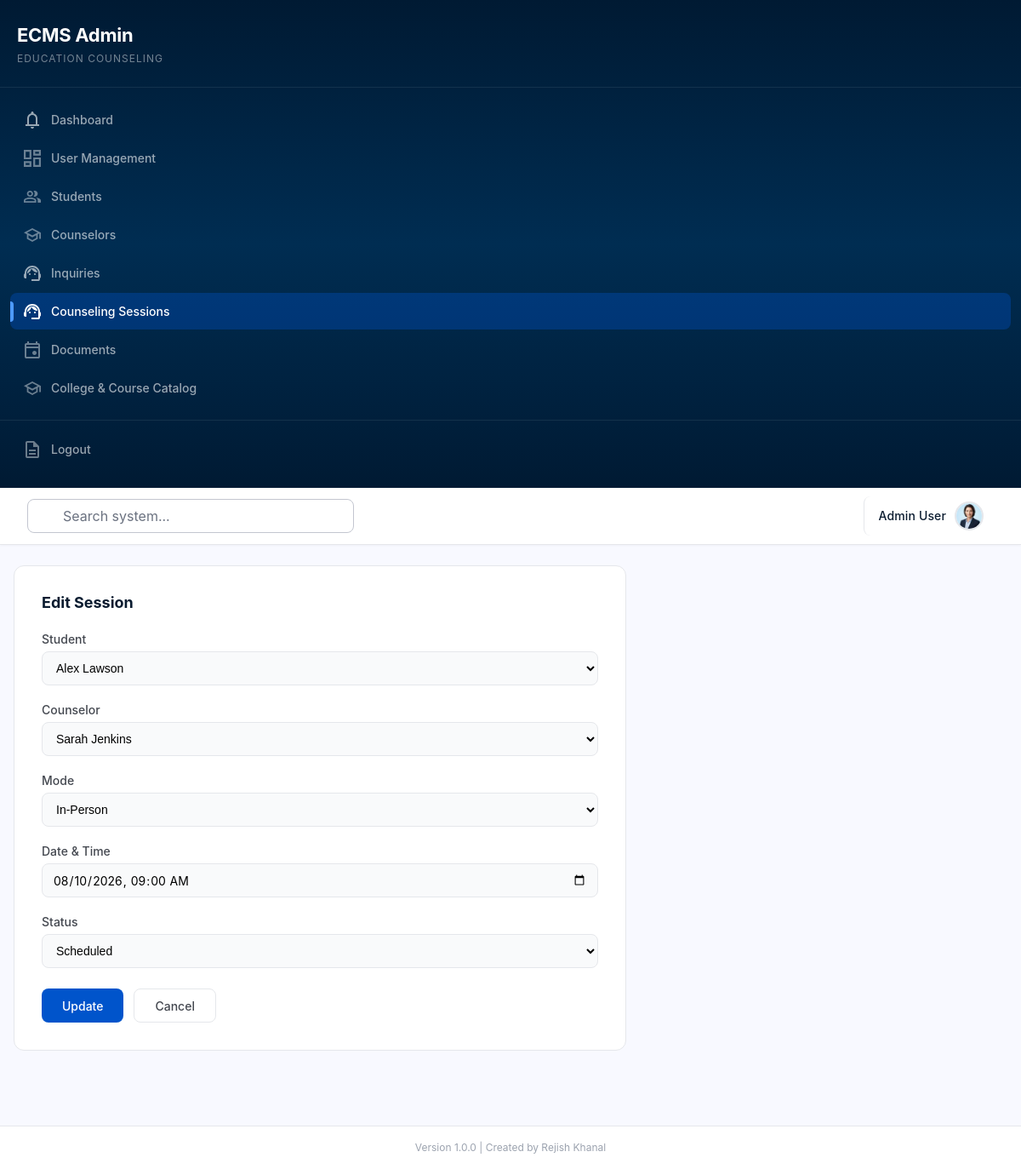
The app's page /admin/sessions/1/edit (signed in) with its own data.
### tables this page shows
CREATE TABLE IF NOT EXISTS sessions (
    id INT AUTO_INCREMENT PRIMARY KEY,
    session_id VARCHAR(50) UNIQUE,
    student_id INT,
    counselor_id INT,
    mode ENUM('In-Person', 'Video Call') DEFAULT 'In-Person',
    datetime DATETIME,
    status ENUM('scheduled', 'completed', 'cancelled', 'in-progress') DEFAULT 'scheduled',
    created_at TIMESTAMP DEFAULT CURRENT_TIMESTAMP,
    FOREIGN KEY (student_id) REFERENCES students(id) ON DELETE SET NULL,
    FOREIGN KEY (counselor_id) REFERENCES counselors(id) ON DELETE SET NULL
);

CREATE TABLE IF NOT EXISTS students (
    id INT AUTO_INCREMENT PRIMARY KEY,
    student_id VARCHAR(50) UNIQUE,
    name VARCHAR(255) NOT NULL,
    email VARCHAR(255) UNIQUE NOT NULL,
    education_level VARCHAR(50),
    counselor_id INT,
    status ENUM('active', 'inactive') DEFAULT 'active',
    created_at TIMESTAMP DEFAULT CURRENT_TIMESTAMP,
    FOREIGN KEY (counselor_id) REFERENCES counselors(id) ON DELETE SET NULL
);

CREATE TABLE IF NOT EXISTS counselors (
    id INT AUTO_INCREMENT PRIMARY KEY,
    name VARCHAR(255) NOT NULL,
    email VARCHAR(255) UNIQUE NOT NULL,
    specialization VARCHAR(100),
    max_students INT DEFAULT 50,
    status ENUM('available', 'unavailable') DEFAULT 'available',
    created_at TIMESTAMP DEFAULT CURRENT_TIMESTAMP
);

### backend/controllers/SessionController.php (called while the page is built, shortened)
<?php
require_once MODEL_PATH . '/Session.php';
require_once MODEL_PATH . '/Student.php';
require_once MODEL_PATH . '/Counselor.php';
class SessionController extends Controller {
    private $sessionModel;
    private $studentModel;
    private $counselorModel;
    public function __construct() {
        $this->sessionModel = new Session();
        $this->studentModel = new Student();
        $this->counselorModel = new Counselor();
    }
    public function edit($id) {
        $session = $this->sessionModel->getById($id);
        $students = $this->studentModel->getAll();
        $counselors = $this->counselorModel->getAvailable();
        $this->view('admin/sessions/edit', [
            'pageTitle' => 'Edit Session',
            'pageDescription' => 'Update session details.',
            'currentPage' => 'sessions',
            'session' => $session,
            'students' => $students,
            'counselors' => $counselors,
        ]);
    }
}

### backend/core/Router.php (called while the page is built, shortened)
<?php
class Router {
    private $routes = [];
    public function get($path, $handler) {
        $this->routes['GET'][$path] = $handler;
        return $this;
    }
    public function post($path, $handler) {
        $this->routes['POST'][$path] = $handler;
        return $this;
    }
    public function dispatch() {
        $method = $_SERVER['REQUEST_METHOD'];
        $uri = parse_url($_SERVER['REQUEST_URI'], PHP_URL_PATH);
        $uri = rtrim($uri, '/') ?: '/';
        if (isset($this->routes[$method])) {
            foreach ($this->routes[$method] as $route => $handler) {
                $pattern = $this->convertToRegex($route);
                if (preg_match($pattern, $uri, $matches)) {
                    $params = array_filter($matches, 'is_string', ARRAY_FILTER_USE_KEY);
                    return $this->callHandler($handler, $params);
                }
            }
        }
    }
    private function convertToRegex($route) {
        $pattern = preg_replace('/\{([a-zA-Z_]+)\}/', '(?P<$1>[^/]+)', $route);
        return '#^' . $pattern . '$#';
    }
    private function callHandler($handler, $params) {
        if (is_array($handler)) {
            $controller = new $handler[0]();
            $method = $handler[1];
            return call_user_func_array([$controller, $method], $params);
        }
    }
}

### index.php (called while the page is built, shortened)
<?php
require_once BACKEND_PATH . '/core/Router.php';
require_once BACKEND_PATH . '/core/helpers.php';
require_once BACKEND_PATH . '/config/database.php';
require_once CONTROLLER_PATH . '/DashboardController.php';
require_once CONTROLLER_PATH . '/SessionController.php';
$router = new Router();
$router->get('/', function() {
    redirect(url('/login'));
});
$router->get('/login', function() {
    if (isLoggedIn()) {
        redirectToDashboard();
    }
    require VIEW_PATH . '/auth/login.php';
});
$router->post('/login', function() {
    if (!verify_csrf()) {
        $_SESSION['error'] = 'Invalid session token. Please try again.';
        redirect(url('/login'));
    }
    $email = trim($_POST['email'] ?? '');
    $password = $_POST['password'] ?? '';
    $remember = !empty($_POST['remember']);
    $errors = [];
    if ($email === '') {
        $errors[] = 'Email address is required.';
    } elseif (!filter_var($email, FILTER_VALIDATE_EMAIL)) {
        $errors[] = 'Please enter a valid email address.';
    }
    if ($password === '') {
        $errors[] = 'Password is required.';
    }
    if ($errors) {
        $_SESSION['error'] = implode(' ', $errors);
        $_SESSION['old'] = ['email' => $email];
        redirect(url('/login'));
    }
    $db = getDB();
    $stmt = $db->prepare("SELECT * FROM users WHERE email = ? LIMIT 1");
    $stmt->execute([$email]);
    $user = $stmt->fetch();
    if (!$user || !password_verify($password, $user['password'])) {
        $_SESSION['error'] = 'Invalid email or password.';
        redirect(url('/login'));
    }
    if ($user['status'] !== 'active') {
        $_SESSION['error'] = 'Your account has been deactivated. Please contact an administrator.';
        redirect(url('/login'));
    }
    session_regenerate_id(true);
    $authUser = $user;
    unset($authUser['password']);
    $_SESSION['user_id'] = $user['id'];
    $_SESSION['user'] = $authUser;
    unset($_SESSION['old']);
    if ($remember) {
        setRememberCookie($user);
    }
    redirectToDashboard($user['role']);
});
$router->get('/logout', function() {
    clearRememberCookie();
    session_destroy();
    redirect(url('/login'));
});
$router->get('/register', function() {
    require VIEW_PATH . '/auth/student-registration.php';
});
$router->get('/admin/dashboard', ['DashboardController', 'index']);
$router->get('/student/dashboard', ['StudentController', 'dashboard']);
$router->get('/student/sessions', ['StudentController', 'sessions']);
$router->get('/student/documents', ['StudentController', 'documents']);
$router->post('/student/documents/{id}/submit', ['StudentController', 'submitDocument']);
$router->get('/student/inquiries', ['StudentController', 'inquiries']);
$router->post('/student/inquiries/store', ['StudentController', 'storeInquiry']);
$router->get('/student/profile', ['StudentController', 'profile']);
$router->post('/student/profile/update', ['StudentController', 'updateProfile']);
$router->get('/counselor/dashboard', ['CounselorController', 'dashboard']);
$router->get('/counselor/documents', ['CounselorController', 'documents']);
$router->get('/counselor/documents/assign', ['CounselorController', 'assignCreate']);
$router->post('/counselor/documents/assign/store', ['CounselorController', 'assignStore']);
$router->get('/admin/profile', ['DashboardController', 'profile']);
$router->post('/admin/profile/update', ['DashboardController', 'updateProfile']);
$router->get('/admin/students', ['StudentController', 'index']);
$router->get('/admin/students/create', ['StudentController', 'create']);
$router->post('/admin/students/store', ['StudentController', 'store']);
$router->get('/admin/students/{id}', ['StudentController', 'show']);
$router->get('/admin/students/{id}/edit', ['StudentController', 'edit']);
$router->post('/admin/students/{id}/update', ['StudentController', 'update']);
$router->post('/admin/students/{id}/delete', ['StudentController', 'destroy']);
$router->get('/admin/counselors', ['CounselorController', 'index']);
$router->get('/admin/counselors/create', ['CounselorController', 'create']);
$router->post('/admin/counselors/store', ['CounselorController', 'store']);
$router->get('/admin/counselors/{id}', ['CounselorController', 'show']);
$router->get('/admin/counselors/{id}/edit', ['CounselorController', 'edit']);
$router->post('/admin/counselors/{id}/update', ['CounselorController', 'update']);
$router->post('/admin/counselors/{id}/delete', ['CounselorController', 'destroy']);
$router->get('/admin/sessions', ['SessionController', 'index']);
$router->get('/admin/sessions/create', ['SessionController', 'create']);
$router->post('/admin/sessions/store', ['SessionController', 'store']);
$router->get('/admin/sessions/{id}', ['SessionController', 'show']);
$router->get('/admin/sessions/{id}/edit', ['SessionController', 'edit']);
$router->post('/admin/sessions/{id}/update', ['SessionController', 'update']);
$router->post('/admin/sessions/{id}/delete', ['SessionController', 'destroy']);
$router->get('/admin/documents', ['DocumentController', 'index']);
$router->get('/admin/documents/review-queue', ['DocumentController', 'reviewQueue']);
$router->post('/admin/documents/{id}/review', ['DocumentController', 'review']);
$router->get('/admin/documents/student/{student_id}', ['DocumentController', 'studentDocs']);
$router->get('/admin/documents/create', ['DocumentController', 'create']);
$router->post('/admin/documents/store', ['DocumentController', 'store']);
$router->get('/admin/documents/assign', ['DocumentController', 'assignCreate']);
$router->post('/admin/documents/assign/store', ['DocumentController', 'assignStore']);
$router->get('/admin/documents/{id}', ['DocumentController', 'show']);
$router->get('/admin/documents/{id}/edit', ['DocumentController', 'edit']);
$router->post('/admin/documents/{id}/update', ['DocumentController', 'update']);
$router->post('/admin/documents/{id}/delete', ['DocumentController', 'destroy']);
$router->get('/admin/inquiries', ['InquiryController', 'index']);
$router->get('/admin/inquiries/{id}', ['InquiryController', 'show']);
$router->post('/admin/inquiries/{id}/assign', ['InquiryController', 'assign']);
$router->post('/admin/inquiries/{id}/auto-assign', ['InquiryController', 'autoAssign']);
$router->post('/admin/inquiries/{id}/delete', ['InquiryController', 'destroy']);
$router->get('/admin/catalog', ['CatalogController', 'index']);
$router->get('/admin/catalog/college/create', ['CatalogController', 'collegeCreate']);
$router->post('/admin/catalog/college/store', ['CatalogController', 'collegeStore']);
$router->get('/admin/catalog/college/{id}/edit', ['CatalogController', 'collegeEdit']);
$router->post('/admin/catalog/college/{id}/update', ['CatalogController', 'collegeUpdate']);
$router->post('/admin/catalog/college/{id}/delete', ['CatalogController', 'collegeDelete']);
$router->get('/admin/catalog/course/create', ['CatalogController', 'courseCreate']);
$router->post('/admin/catalog/course/store', ['CatalogController', 'courseStore']);
$router->get('/admin/catalog/course/{id}/edit', ['CatalogController', 'courseEdit']);
$router->post('/admin/catalog/course/{id}/update', ['CatalogController', 'courseUpdate']);
$router->post('/admin/catalog/course/{id}/delete', ['CatalogController', 'courseDelete']);
$router->get('/admin/users', ['UserController', 'index']);
$router->get('/admin/users/create', ['UserController', 'create']);
$router->post('/admin/users/store', ['UserController', 'store']);
$router->get('/admin/users/{id}', ['UserController', 'show']);
$router->get('/admin/users/{id}/edit', ['UserController', 'edit']);
$router->post('/admin/users/{id}/update', ['UserController', 'update']);
$router->post('/admin/users/{id}/delete', ['UserController', 'destroy']);
$router->notFound(function() {
    http_response_code(404);
    require VIEW_PATH . '/errors/404.php';
});
$router->dispatch();

### backend/config/database.php (called while the page is built, shortened)
<?php
class Database {
    private static $instance = null;
    private $connection;
    private function __construct() {
        $this->host = getenv('DB_HOST');
        $this->port = getenv('DB_PORT');
        $this->dbname = getenv('DB_DATABASE');
        $this->username = getenv('DB_USERNAME');
        $this->password = getenv('DB_PASSWORD');
        try {
            $dsn = "mysql:host={$this->host};port={$this->port};dbname={$this->dbname};charset=utf8mb4";
            $this->connection = new PDO($dsn, $this->username, $this->password, [
                PDO::ATTR_ERRMODE => PDO::ERRMODE_EXCEPTION,
                PDO::ATTR_DEFAULT_FETCH_MODE => PDO::FETCH_ASSOC,
                PDO::ATTR_EMULATE_PREPARES => false
            ]);
        } catch (PDOException $e) {
            die("Database connection failed: " . $e->getMessage());
        }
    }
    public static function getInstance() {
        if (self::$instance === null) {
            self::$instance = new self();
        }
        return self::$instance;
    }
    public function getConnection() {
        return $this->connection;
    }
}
function getDB() {
    return Database::getInstance()->getConnection();
}

### backend/models/Session.php (called while the page is built, shortened)
<?php
class Session {
    private $db;
    private $table = 'sessions';
    public function __construct() {
        $this->db = getDB();
    }
    public function getById($id) {
        $stmt = $this->db->prepare(
            "SELECT s.*, st.name AS student_name, c.name AS counselor_name
             FROM {$this->table} s
             LEFT JOIN students st ON s.student_id = st.id
             LEFT JOIN counselors c ON s.counselor_id = c.id
             WHERE s.id = ?"
        );
        $stmt->execute([$id]);
        return $stmt->fetch();
    }
}

### backend/core/helpers.php (called while the page is built, shortened)
<?php
function e($value) {
    return htmlspecialchars($value ?? '', ENT_QUOTES, 'UTF-8');
}
function url($path = '') {
    $base = rtrim(dirname($_SERVER['SCRIPT_NAME']), '/');
    return $base . '/' . ltrim($path, '/');
}

### backend/models/Student.php (called while the page is built, shortened)
<?php
class Student {
    private $db;
    private $table = 'students';
    public function __construct() {
        $this->db = getDB();
    }
    public function getAll($filters = []) {
        $sql = "SELECT s.*, c.name AS counselor_name FROM {$this->table} s LEFT JOIN counselors c ON s.counselor_id = c.id WHERE 1=1";
        $params = [];
        $sql .= " ORDER BY created_at DESC";
        $stmt = $this->db->prepare($sql);
        $stmt->execute($params);
        return $stmt->fetchAll();
    }
}

### backend/models/Counselor.php (called while the page is built, shortened)
<?php
class Counselor {
    private $db;
    private $table = 'counselors';
    public function __construct() {
        $this->db = getDB();
    }
    public function getAvailable() {
        $stmt = $this->db->prepare("SELECT * FROM {$this->table} WHERE status = 'available' ORDER BY name");
        $stmt->execute();
        return $stmt->fetchAll();
    }
}

### backend/views/admin/sessions/edit.php (the view, shortened to what this page needs)
<div class="form-card">
    <h3>Edit Session</h3>
    <form method="POST" action="<?php echo url('/admin/sessions/' . $session['id'] . '/update'); ?>">
        <div class="form-group"><label>Student</label><select name="student_id" required><?php foreach ($students as $st): ?><option value="<?php echo e($st['id']); ?>" <?php echo ($session['student_id'] ?? '') == $st['id'] ? 'selected' : ''; ?>><?php echo e($st['name']); ?></option><?php endforeach; ?></select></div>
        <div class="form-group"><label>Counselor</label><select name="counselor_id" required><?php foreach ($counselors as $c): ?><option value="<?php echo e($c['id']); ?>" <?php echo ($session['counselor_id'] ?? '') == $c['id'] ? 'selected' : ''; ?>><?php echo e($c['name']); ?></option><?php endforeach; ?></select></div>
        <div class="form-group"><label>Mode</label><select name="mode"><option value="In-Person" <?php echo ($session['mode'] ?? '') === 'In-Person' ? 'selected' : ''; ?>>In-Person</option></select></div>
        <div class="form-group"><label>Date & Time</label><input type="datetime-local" name="datetime" value="<?php echo e($session['datetime'] ?? ''); ?>" required></div>
        <div class="form-group"><label>Status</label><select name="status"><option value="scheduled" <?php echo ($session['status'] ?? '') === 'scheduled' ? 'selected' : ''; ?>>Scheduled</option></select></div>
        <div class="form-actions"><button type="submit" class="btn-primary">Update</button><a href="<?php echo url('/admin/sessions'); ?>" class="btn-secondary">Cancel</a></div>
    </form>
</div>
<?php $content = ob_get_clean(); include __DIR__ . '/../../layouts/admin-layout.php';

### records on screen
sessions: student_id "Alex Lawson", counselor_id "Sarah Jenkins", mode "In-Person", datetime "08/10/2026 09:00", status "Scheduled"

### other values on screen
$item['label'] "Dashboard"
$item['label'] "User Management"
$item['label'] "Students"
$item['label'] "Counselors"
$item['label'] "Inquiries"
$item['label'] "Counseling Sessions"
$item['label'] "Documents"
$item['label'] "College & Course Catalog"
$_SESSION['user']['name'] "Admin User"
